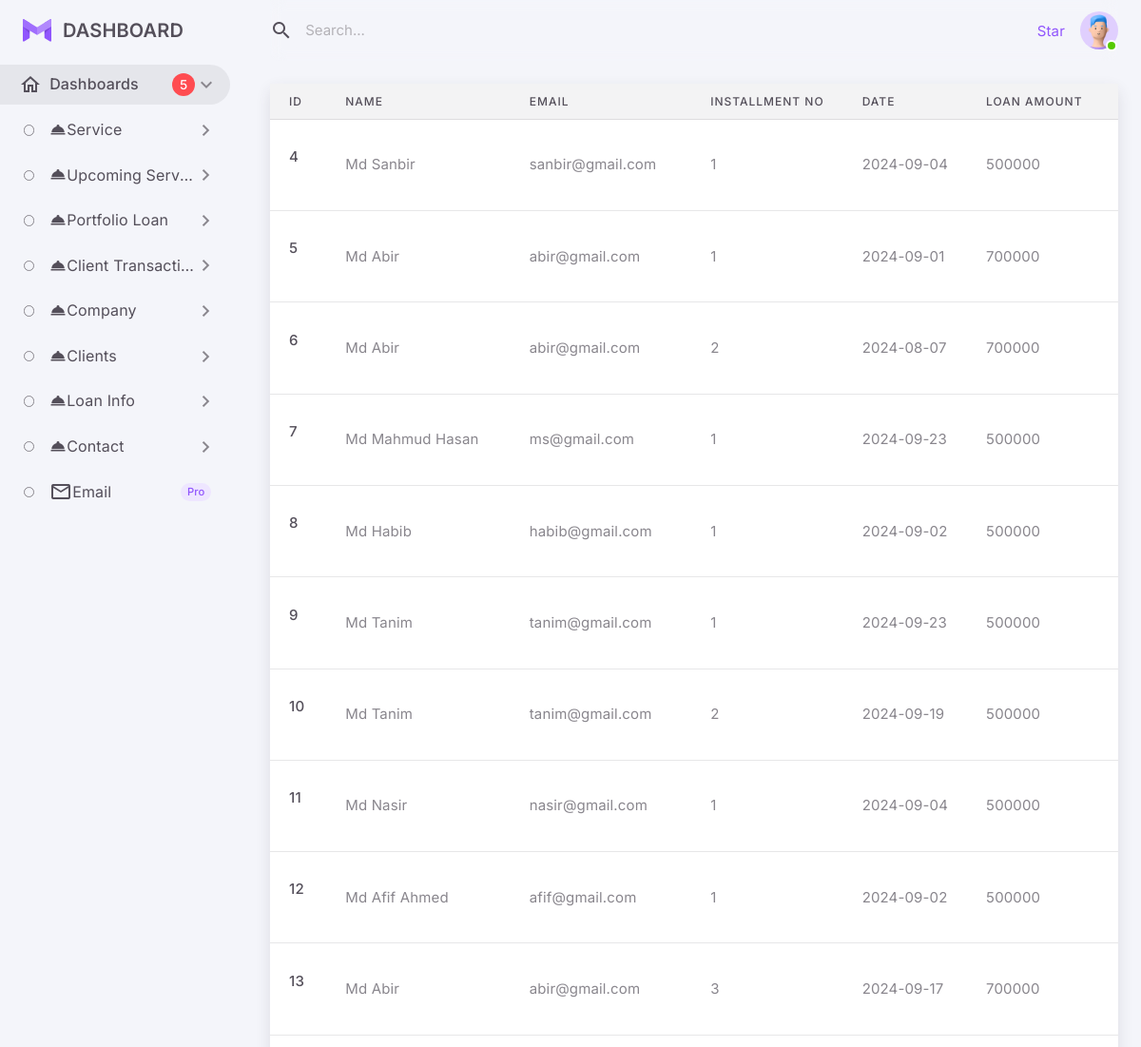
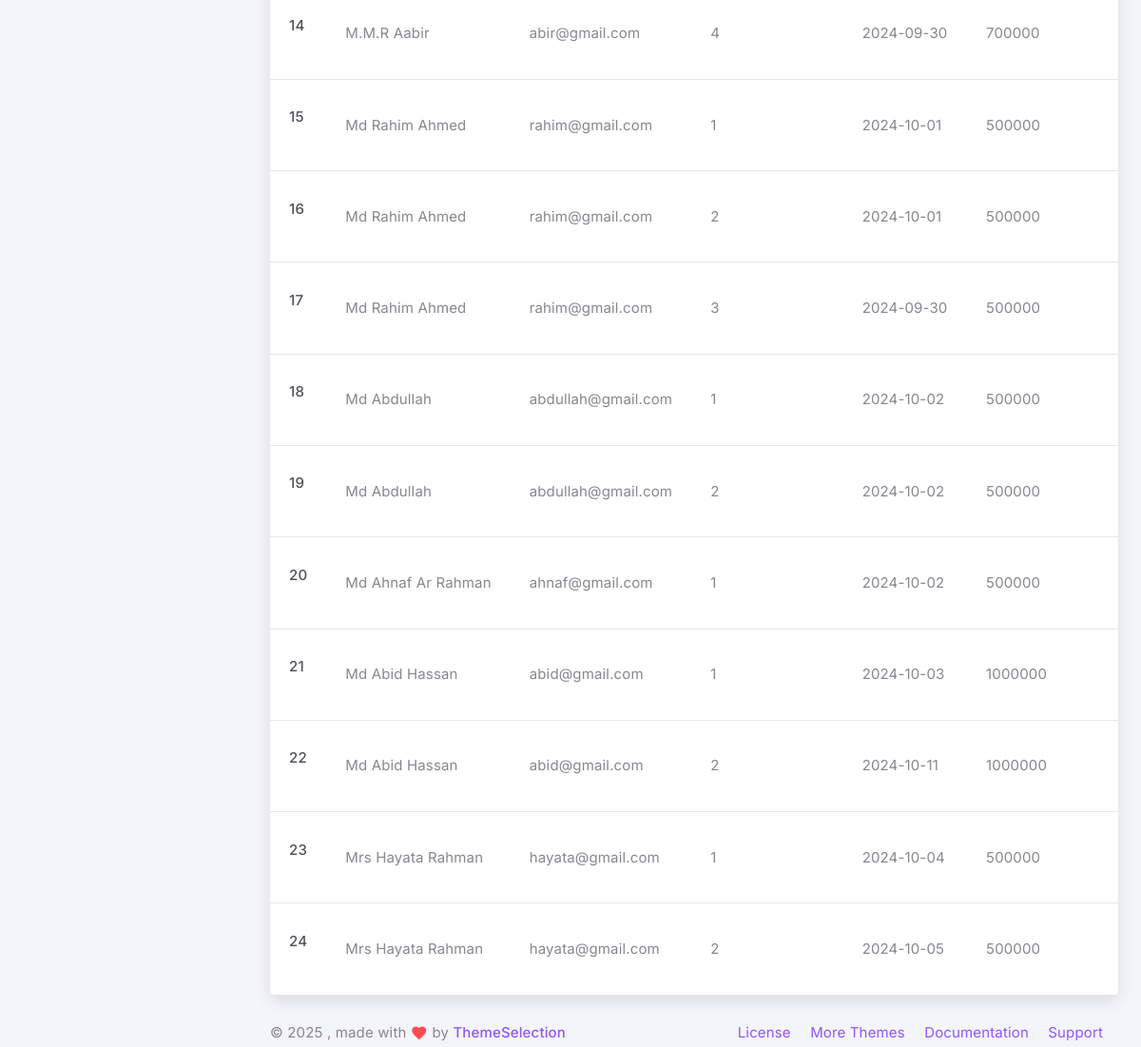
Screenshot of /Admin/transaction_info.php (signed in) with the database file from the repository (2 pictures, top to bottom).
### tables this page shows
CREATE TABLE `transaction_table` (
  `id` int(11) NOT NULL,
  `name` varchar(100) NOT NULL,
  `email` varchar(100) NOT NULL,
  `installment_no` varchar(10) NOT NULL,
  `date` date NOT NULL,
  `loan` varchar(20) NOT NULL,
  `interest` varchar(20) NOT NULL,
  `total_loan` varchar(20) NOT NULL,
  `per_installment` varchar(20) NOT NULL,
  `rest_of_money` varchar(20) NOT NULL
);

### Admin/transaction_table.php (the view, shortened to what this page needs)
<?php
include_once("hakiconfig.php");
$t = $Haki->query("SELECT * FROM transaction_table");
?>
<div class="col-12">
                  <div class="card">
                    <div class="table-responsive">
                      <table class="table">
                        <thead class="table-light">
                          <tr>
                            <th class="text-truncate">ID</th>
                            <th class="text-truncate">Name</th>
                            <th class="text-truncate">Email</th>
                            <th class="text-truncate">Installment No</th>
                            <th class="text-truncate">Date</th>
                            <th class="text-truncate">Loan Amount</th>
                            <th class="text-truncate">Interest</th>
                          </tr>
                        </thead>
                        <tbody>
                        <?php while($h = $t->fetch_assoc()){?>
                          <tr>
                            <td>
                                  <h6 > <?php echo $h['id'] ?> </h6>
                            </td>
                            <td class="text-truncate"><?php echo $h['name'] ?></td>
                            <td class="text-truncate"><?php echo $h['email'] ?> </td>
                            <td class="text-truncate"><?php echo $h['installment_no'] ?> </td>
                            <td class="text-truncate"><?php echo $h['date'] ?></td>
                            <td class="text-truncate"><?php echo $h['loan'] ?> </td>
                            <td class="text-truncate"><?php echo $h['interest'] ?> </td>
                            <td>
                                 <a href="transaction_edit.php?nid=<?php echo $h['id'] ?>"><button type="button" class="btn btn-dark waves-effect waves-light">Edit</a></i></a> </div></td>
                          </tr>
                          <?php  } ?>

### rows the page displays
transaction_table: id "4", name "Md Sanbir", email "sanbir@gmail.com", installment_no "1", date "2024-09-04", loan "500000"
transaction_table: id "5", name "Md Abir", email "abir@gmail.com", installment_no "1", date "2024-09-01", loan "700000"
transaction_table: id "6", name "Md Abir", email "abir@gmail.com", installment_no "2", date "2024-08-07", loan "700000"
transaction_table: id "7", name "Md Mahmud Hasan", email "ms@gmail.com", installment_no "1", date "2024-09-23", loan "500000"
transaction_table: id "8", name "Md Habib", email "habib@gmail.com", installment_no "1", date "2024-09-02", loan "500000"
transaction_table: id "9", name "Md Tanim", email "tanim@gmail.com", installment_no "1", date "2024-09-23", loan "500000"
transaction_table: id "10", name "Md Tanim", email "tanim@gmail.com", installment_no "2", date "2024-09-19", loan "500000"
transaction_table: id "11", name "Md Nasir", email "nasir@gmail.com", installment_no "1", date "2024-09-04", loan "500000"
transaction_table: id "12", name "Md Afif Ahmed", email "afif@gmail.com", installment_no "1", date "2024-09-02", loan "500000"
transaction_table: id "13", name "Md Abir", email "abir@gmail.com", installment_no "3", date "2024-09-17", loan "700000"
transaction_table: id "14", name "M.M.R Aabir", email "abir@gmail.com", installment_no "4", date "2024-09-30", loan "700000"
transaction_table: id "15", name "Md Rahim Ahmed", email "rahim@gmail.com", installment_no "1", date "2024-10-01", loan "500000"
transaction_table: id "16", name "Md Rahim Ahmed", email "rahim@gmail.com", installment_no "2", date "2024-10-01", loan "500000"
transaction_table: id "17", name "Md Rahim Ahmed", email "rahim@gmail.com", installment_no "3", date "2024-09-30", loan "500000"
transaction_table: id "18", name "Md Abdullah", email "abdullah@gmail.com", installment_no "1", date "2024-10-02", loan "500000"
transaction_table: id "19", name "Md Abdullah", email "abdullah@gmail.com", installment_no "2", date "2024-10-02", loan "500000"
transaction_table: id "20", name "Md Ahnaf Ar Rahman", email "ahnaf@gmail.com", installment_no "1", date "2024-10-02", loan "500000"
transaction_table: id "21", name "Md Abid Hassan", email "abid@gmail.com", installment_no "1", date "2024-10-03", loan "1000000"
transaction_table: id "22", name "Md Abid Hassan", email "abid@gmail.com", installment_no "2", date "2024-10-11", loan "1000000"
transaction_table: id "23", name "Mrs Hayata Rahman", email "hayata@gmail.com", installment_no "1", date "2024-10-04", loan "500000"
transaction_table: id "24", name "Mrs Hayata Rahman", email "hayata@gmail.com", installment_no "2", date "2024-10-05", loan "500000"
